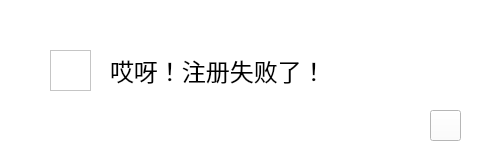
<?xml version="1.0" encoding="UTF-8"?>
<ui version="4.0">
 <class>Register_F</class>
 <widget class="QWidget" name="Register_F">
  <property name="geometry">
   <rect>
    <x>0</x>
    <y>0</y>
    <width>486</width>
    <height>151</height>
   </rect>
  </property>
  <property name="minimumSize">
   <size>
    <width>486</width>
    <height>151</height>
   </size>
  </property>
  <property name="maximumSize">
   <size>
    <width>486</width>
    <height>151</height>
   </size>
  </property>
  <property name="windowTitle">
   <string>注册失败</string>
  </property>
  <property name="styleSheet">
   <string notr="true">background-color: rgb(255, 255, 255);</string>
  </property>
  <widget class="QGraphicsView" name="graphicsView">
   <property name="geometry">
    <rect>
     <x>50</x>
     <y>50</y>
     <width>41</width>
     <height>41</height>
    </rect>
   </property>
   <property name="minimumSize">
    <size>
     <width>41</width>
     <height>41</height>
    </size>
   </property>
   <property name="maximumSize">
    <size>
     <width>41</width>
     <height>41</height>
    </size>
   </property>
   <property name="styleSheet">
    <string notr="true">border-image: url(:/pic/sad_388px_1161515_easyicon.net.png);</string>
   </property>
  </widget>
  <widget class="QLabel" name="label">
   <property name="geometry">
    <rect>
     <x>110</x>
     <y>50</y>
     <width>271</width>
     <height>41</height>
    </rect>
   </property>
   <property name="minimumSize">
    <size>
     <width>271</width>
     <height>41</height>
    </size>
   </property>
   <property name="maximumSize">
    <size>
     <width>271</width>
     <height>41</height>
    </size>
   </property>
   <property name="styleSheet">
    <string notr="true">font: 20pt &quot;微软雅黑&quot;;</string>
   </property>
   <property name="text">
    <string>&lt;html&gt;&lt;head/&gt;&lt;body&gt;&lt;p&gt;&lt;span style=&quot; font-size:18pt;&quot;&gt;哎呀！注册失败了！&lt;/span&gt;&lt;/p&gt;&lt;/body&gt;&lt;/html&gt;</string>
   </property>
  </widget>
  <widget class="QPushButton" name="BackLogButton">
   <property name="geometry">
    <rect>
     <x>430</x>
     <y>110</y>
     <width>31</width>
     <height>31</height>
    </rect>
   </property>
   <property name="minimumSize">
    <size>
     <width>31</width>
     <height>31</height>
    </size>
   </property>
   <property name="maximumSize">
    <size>
     <width>31</width>
     <height>31</height>
    </size>
   </property>
   <property name="styleSheet">
    <string notr="true">border-image: url(:/pic/Cancel_110px_1190738_easyicon.net_副本.png);</string>
   </property>
   <property name="text">
    <string/>
   </property>
   <property name="shortcut">
    <string>Return</string>
   </property>
  </widget>
 </widget>
 <resources/>
 <connections/>
</ui>
